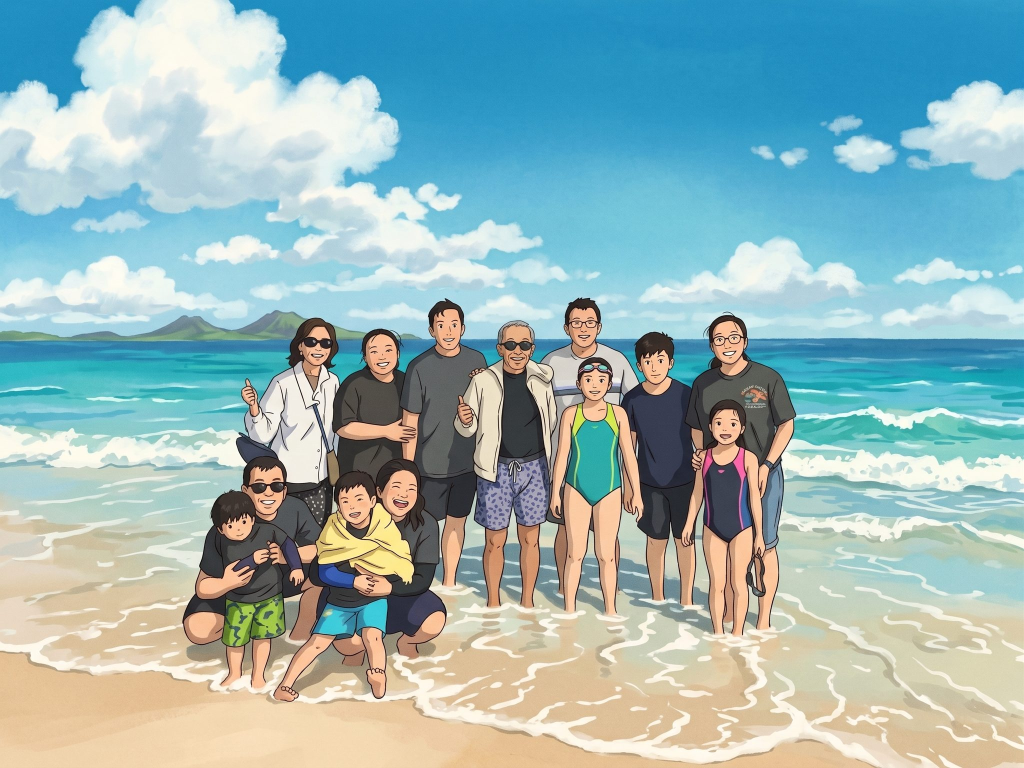
#> input picture hero/beach.jpg, 2048 x 1536 px, found by its file name (shown at 1/2 size)
$ python make-hero.py hero/beach.jpg hero/beach-mask.png hero/beach-clean.jpg
#> lines starting #> are read from the running program, lines starting #| are printed output that depends on the picture; after the words box and inside, x2 and y2 are one past the last pixel; in counts of white or black regions, pixels touching at a corner belong together
#!/usr/bin/env python3
# Builds the hero animation inputs from the beach picture:
#   ./hero/make-hero.py hero/beach.jpg hero/beach-mask.png hero/beach-clean.jpg
# The polygons (people, mountains) are hand-traced on a 1195x896 grid of this one picture.

import sys
import numpy as np
from PIL import Image, ImageDraw, ImageFilter
src, outmask, outclean = sys.argv[1:4]
full = Image.open(src).convert('RGB'); full.thumbnail((2048, 2048), Image.LANCZOS)
#> further down, full is the input picture: PIL image 2048x1536 RGB; mean R, G, B 152.2, 182.4, 183.8
FW, FH = full.size
#> FW = 2048; FH = 1536
W, H = 1195, 896  # grid coords used for polygons
im = np.asarray(full.resize((W, H)), dtype=float)
r, g, b = im[..., 0], im[..., 1], im[..., 2]
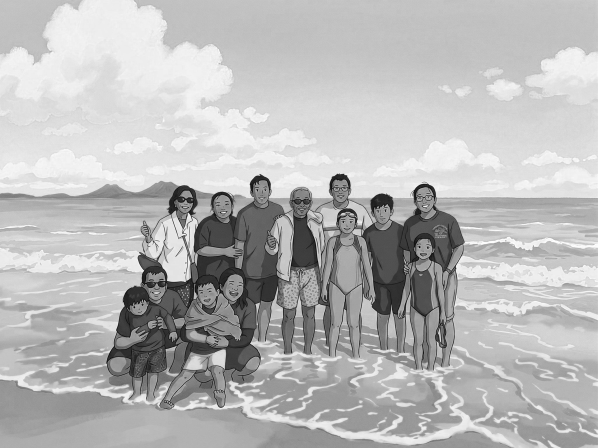
#> b: shape (896, 1195) float64 (shown at 1/2 size); min 0, max 255, mean 183.8
yy = np.arange(H)[:, None] * np.ones((1, W))
people=[(285,455),(320,385),(345,368),(395,370),(420,383),(470,385),(500,348),(540,346),(575,380),(590,372),(630,372),(645,392),(660,345),(700,342),(745,405),(750,388),(785,383),(805,418),(825,365),(870,362),(885,420),(918,450),(932,500),(918,540),(912,640),(898,700),(882,722),(872,748),(828,748),(808,705),(790,712),(720,722),(640,718),(560,714),(530,695),(522,742),(482,772),(452,818),(418,818),(408,785),(345,822),(312,812),(258,806),(248,762),(208,742),(212,700),(238,640),(272,560),(280,510)]
mtn=[(0,384),(150,378),(205,366),(245,366),(290,360),(325,363),(365,374),(420,380),(520,392),(520,404),(0,404)]
def poly(pts, blur):
#> called with blur = 6
    m = Image.new('L', (W, H), 0); ImageDraw.Draw(m).polygon(pts, fill=255)
#> after `m = Image.new('L', (W, H), 0)`: m: PIL image 1195x896 L; every value is 0
#> after `ImageDraw.Draw(m).polygon(pts, fill=255)`:
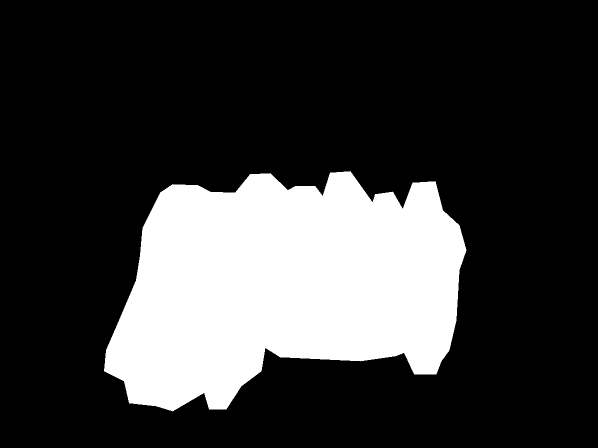
#> m: PIL image 1195x896 L (shown at 1/2 size); 23.2% white; 1 white region, box (x1, y1, x2, y2) and area: (208, 342, 933, 823) 247962
    return np.asarray(m.filter(ImageFilter.GaussianBlur(blur)), dtype=float) / 255
def blur(a, rad):
    return np.asarray(Image.fromarray(np.clip(a * 255, 0, 255).astype('uint8')).filter(ImageFilter.GaussianBlur(rad)), dtype=float) / 255
keep = 1 - np.clip(poly(people, 6) * 1.6, 0, 1)
sky = np.clip((396 - yy) / 4, 0, 1) * (1 - np.clip(poly(mtn, 2) * 1.5, 0, 1))
#> in poly (call 2), `ImageDraw.Draw(m).polygon(pts, fill=255)`: m: PIL image 1195x896 L; 1.4% white; 1 white region, box (x1, y1, x2, y2) and area: (0, 360, 521, 405) 15090
shore = np.clip((yy - 560) / 50, 0, 1)                  # wash zone: beach below the breakers
watercol = np.clip(((b - r) + 15) / 30, 0, 1)
whiteness = np.clip((np.minimum(np.minimum(r, g), b) - 195) / 30, 0, 1)
water = blur(np.maximum(watercol, whiteness) * np.clip((yy - 402) / 18, 0, 1), 4) * (1 - shore)
foam = np.clip(blur(whiteness, 1.2) * 1.3, 0, 1) * shore
# r: sky above the horizon, shore zone below it (they never overlap); g: sea; b: shore foam
out = np.stack([(sky + shore) * keep, water * keep, foam * keep], -1)
Image.fromarray((out * 255).astype('uint8')).resize((1024, 768), Image.BILINEAR).save(outmask, optimize=True)
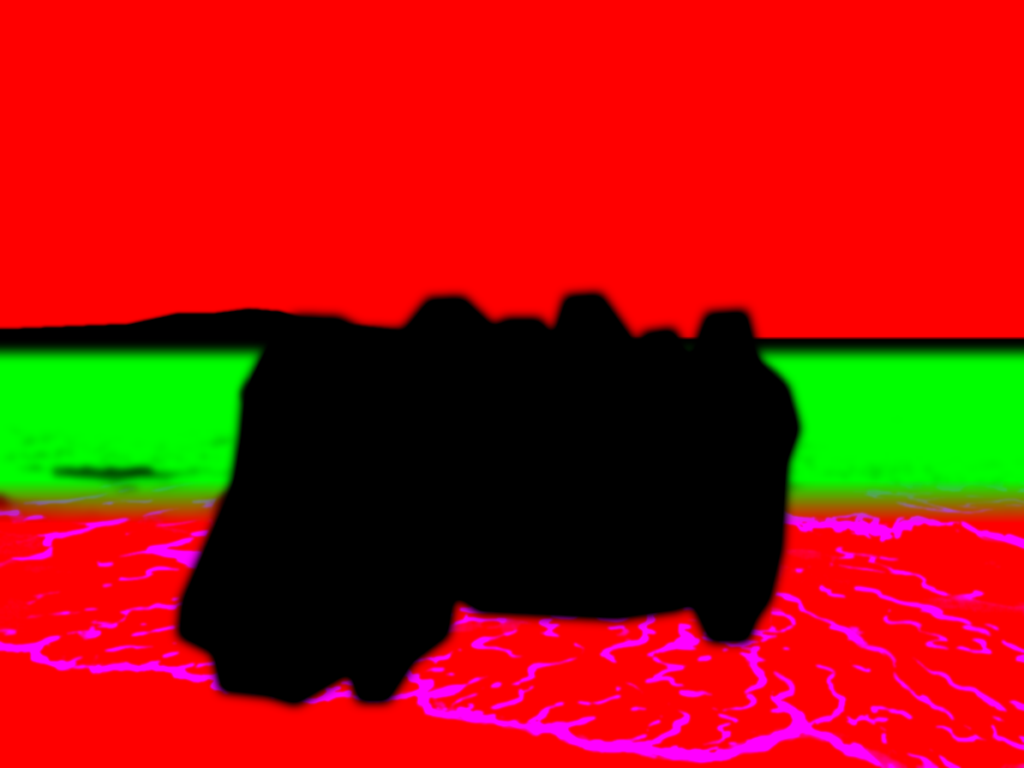
#> saved as beach-mask.png: PIL image 1024x768 RGB; mean R, G, B 166.8, 22.3, 9
# Clean plate: the beach with the shore foam painted out (normalized convolution of the non-foam pixels).
fa = np.asarray(Image.fromarray((foam * 255).astype('uint8')).resize((FW, FH), Image.BILINEAR), dtype=float)[..., None] / 255
fa = np.clip(fa * 1.5, 0, 1)
img = np.asarray(full, dtype=float) / 255
fill = np.zeros_like(img); wsum = np.zeros_like(fa)
known = 1 - fa
for rad in (6, 14, 30):
    def box(a, k, axis):
        pad = [(0, 0)] * a.ndim; pad[axis] = (k + 1, k)
        c = np.cumsum(np.pad(a, pad, mode='edge'), axis=axis)
        n = a.shape[axis]
        return (np.take(c, range(2 * k + 1, 2 * k + 1 + n), axis) - np.take(c, range(0, n), axis)) / (2 * k + 1)
    def gb(a, ch):
        for _ in range(3):  # three box passes approximate a gaussian
            a = box(box(a, rad, 0), rad, 1)
        return a
    num = gb(img * known, 3); den = gb(known, 1)
    est = num / np.maximum(den, 1e-3)
    w = (den > .05) * (1 - wsum)
    fill += est * w; wsum += w
#> this loop made 3 passes
#> pass 1, in box, `c = np.cumsum(np.pad(a, pad, mode='edge'), axis=axis)`:
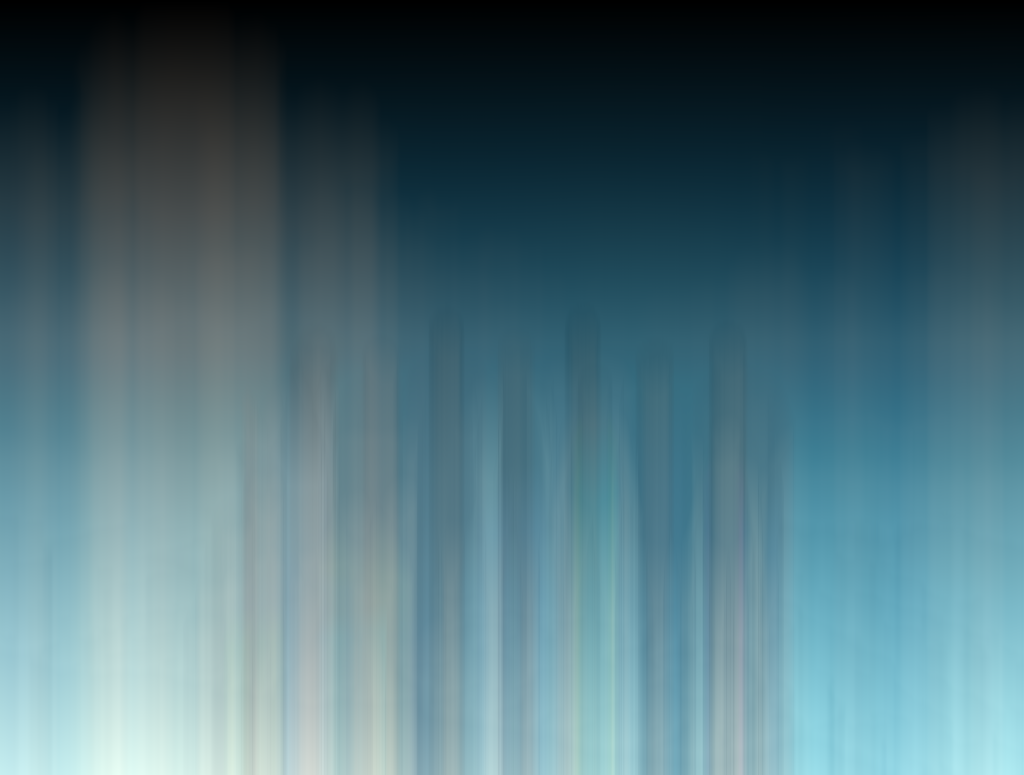
#> c: shape (1549, 2048, 3) float64 (shown at 1/2 size); mean of channels 0, 1, 2 382, 537.8, 584.1; drawn with min black and max white
#> pass 1, in box (call 2), `c = np.cumsum(np.pad(a, pad, mode='edge'), axis=axis)`:
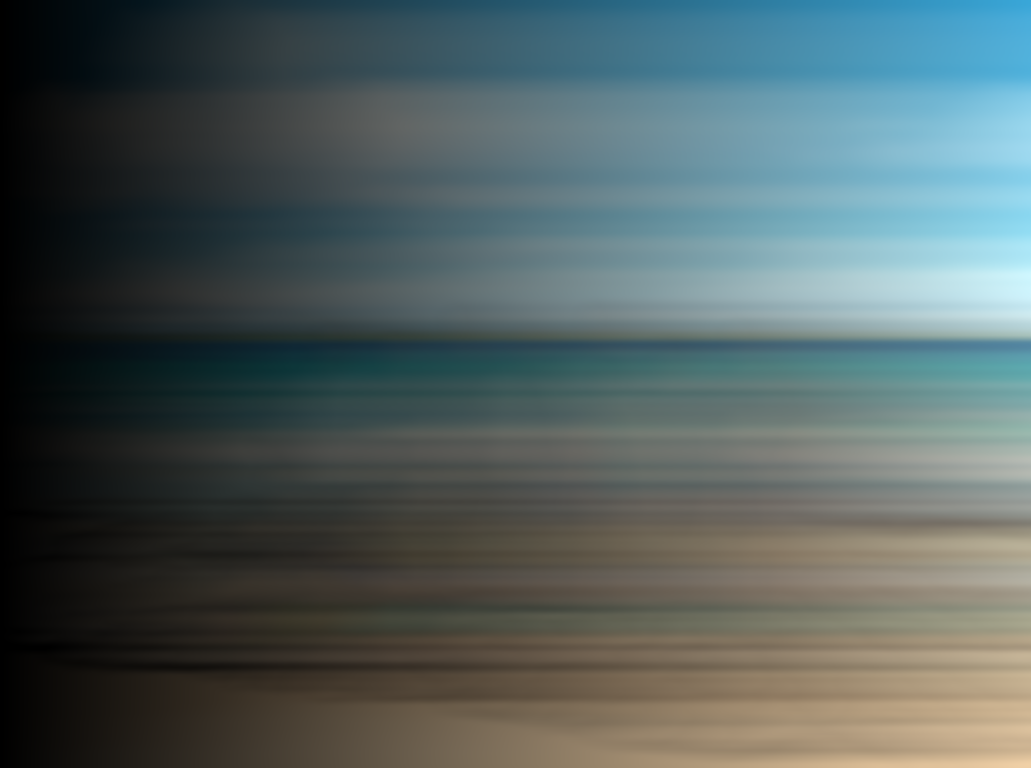
#> c: shape (1536, 2061, 3) float64 (shown at 1/2 size); mean of channels 0, 1, 2 607.5, 708.4, 706.7; drawn with min black and max white
#> after the loop:
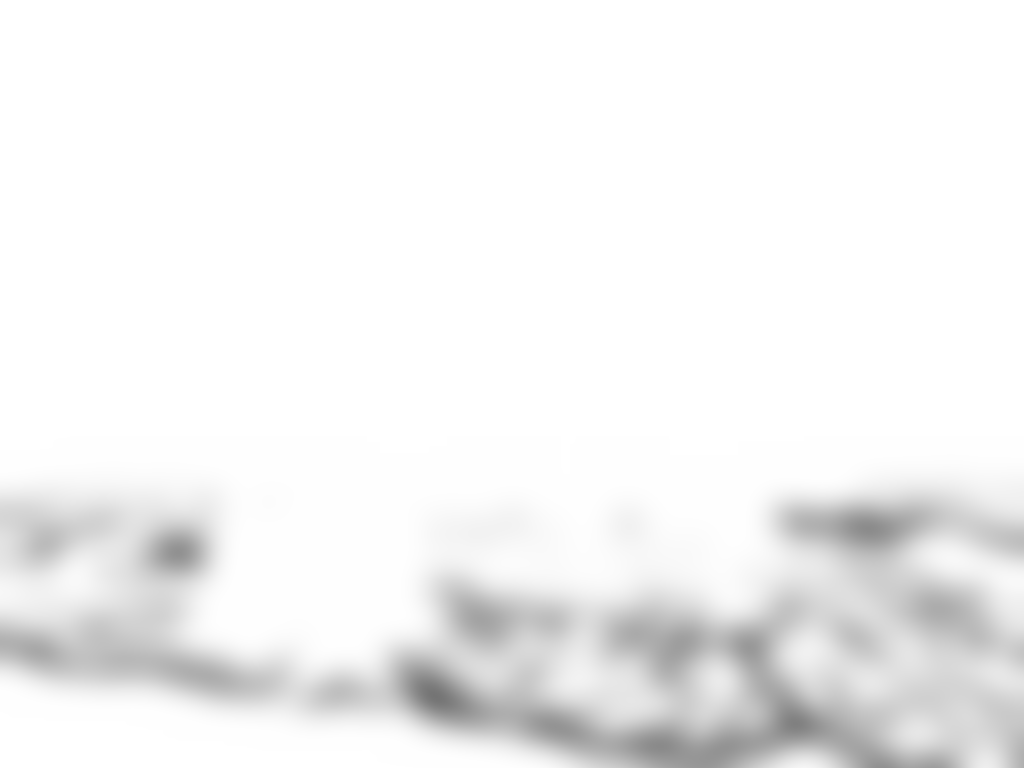
#> den: shape (1536, 2048, 1) float64 (shown at 1/2 size); min 0.458, max 1, mean 0.952
#> after the loop: wsum: shape (1536, 2048, 1) float64; every value is 1
clean = img * known + fill * fa
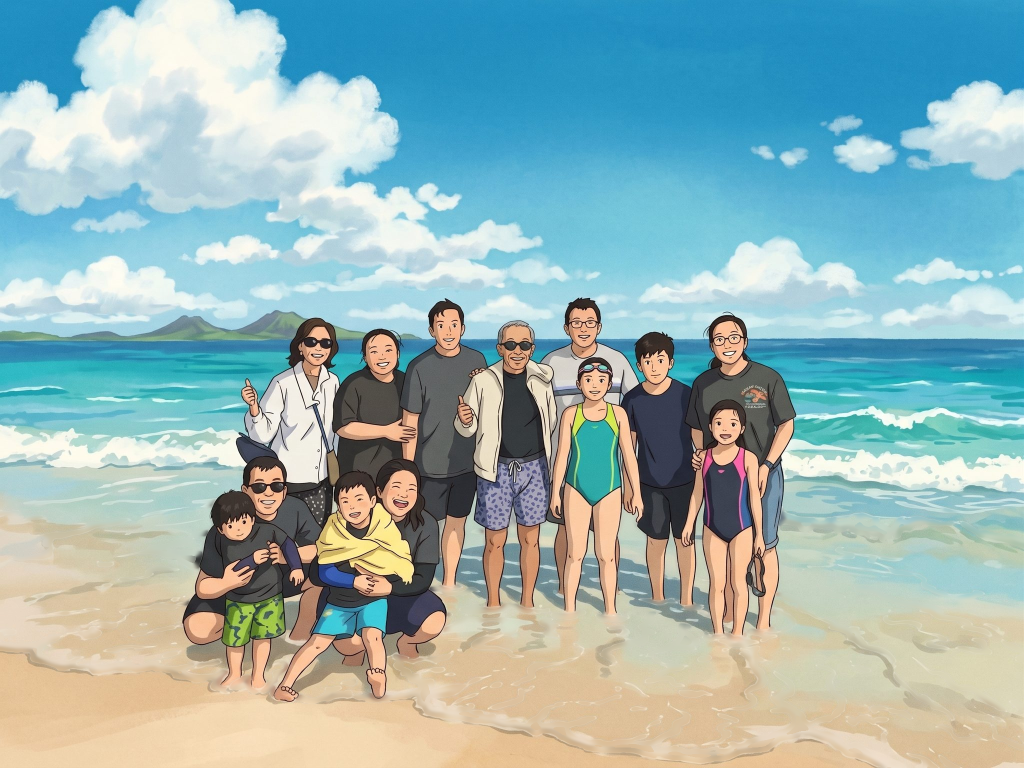
#> clean: shape (1536, 2048, 3) float64 (shown at 1/2 size); mean R, G, B 0.591, 0.709, 0.713
Image.fromarray((np.clip(clean, 0, 1) * 255).astype('uint8')).save(outclean, quality=80, optimize=True, progressive=True)
